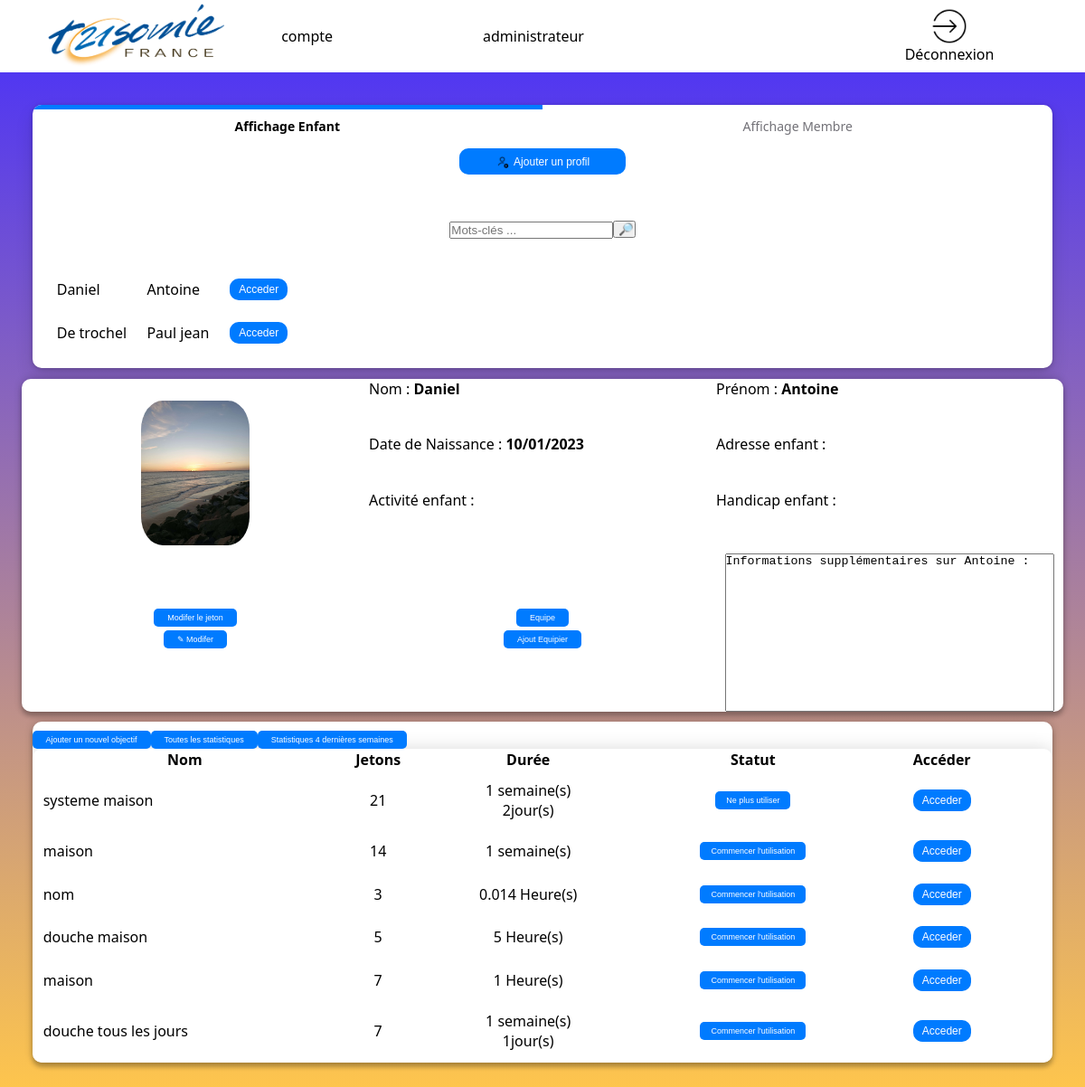
Screenshot of /page_admin.php?id=27 (signed in) with the database file from the repository.
### tables this page shows
CREATE TABLE `enfant` (
  `id_enfant` int(11) NOT NULL,
  `nom` varchar(50) NOT NULL,
  `prenom` varchar(50) NOT NULL,
  `date_naissance` date NOT NULL,
  `lien_jeton` varchar(100) DEFAULT NULL,
  `adresse` varchar(100) DEFAULT NULL,
  `activite` varchar(100) DEFAULT NULL,
  `handicap` varchar(100) DEFAULT NULL,
  `info_sup` varchar(1000) DEFAULT NULL,
  `photo_enfant` varchar(100) DEFAULT NULL,
  `visibilite` tinyint(4) NOT NULL DEFAULT 0
);

CREATE TABLE `objectif` (
  `id_objectif` int(11) NOT NULL,
  `intitule` varchar(50) DEFAULT NULL,
  `nom` varchar(500) NOT NULL,
  `nb_jetons` tinyint(4) DEFAULT NULL,
  `duree` double DEFAULT NULL,
  `lien_image` varchar(100) DEFAULT NULL,
  `priorite` int(11) DEFAULT NULL,
  `travaille` tinyint(1) DEFAULT NULL,
  `id_membre` int(11) NOT NULL,
  `id_enfant` int(11) NOT NULL,
  `type` int(1) NOT NULL,
  `visibilite` tinyint(4) NOT NULL DEFAULT 0
);

### page_admin.php (the view, shortened to what this page needs)
<!DOCTYPE html>
<html lang="fr" style="font-family: Arial,sans-serif;">
<?php
try {
    $linkpdo = new PDO("mysql:host=localhost;dbname=bddsae", "root", "");
}
catch (Exception $e) {
    die('Erreur : ' . $e->getMessage());
}
?>
<head>
    <link rel="stylesheet" href="style_admin.css">
</head>
<body>
    <header>
        <img class="logo-association" src="/sae-but2-s1/img/logo_trisomie.png" alt="logo de l'association">
        <?php
        $mail =  $_SESSION['login_user'];
        try {
            $res = $linkpdo->query("SELECT nom, prenom FROM membre where courriel='$mail' ORDER BY nom;");
        } catch (Exception $e) {
            die('Erreur : ' . $e->getMessage());
        }
        $double_tab = $res->fetchAll();
        $nombre_ligne = $res->rowCount();
        echo "<table>";
        for ($i = 0; $i < $nombre_ligne; $i++) {
            echo "<tr>";
            for ($y = 0; $y < 2; $y++) {
                echo "<td>";
                print_r(htmlspecialchars($double_tab[$i][$y]));
                echo "</td>";
            }
            echo "</tr>";
        }
        echo "</table>";
        ?>
        <div onclick="window.location.href ='logout.php';" class="h-deconnexion">
            <img class="img-deco" src="img/deconnexion.png" alt="Déconnexion"> Déconnexion
        </div>
    </header>
    <main>
        <nav  class="left-contenu">
                <ul class="scrolling-tabs nav-links gl-display-flex gl-flex-grow-1 gl-w-full nav gl-tabs-nav nav gl-tabs-nav">
                <li class="nav-item">
                    <a class="shortcuts-activity nav-link gl-tab-nav-item active gl-tab-nav-item-active" data-placement="" href="page_admin.php">Affichage Enfant</a>
                </li>
                <?php
                if ($_SESSION["role_user"] !=0) {
                    echo '<li class="nav-item">';
                    echo '<a data-placement="" class="nav-link gl-tab-nav-item" href="page_certif_compte.php">Affichage Membre</a>';
                    echo '</li>';
                }else{
                    echo '<li class="nav-item">';
                    echo '<a data-placement="" class="nav-link gl-tab-nav-item" href="mon_compte.php">Mon profil</a>';
                    echo '</li>';
                }
                ?>
            </ul>
            <?php
            if ($_SESSION["role_user"] == 1 or $_SESSION["role_user"] == 3) {
                echo '<div class="bouton_enfant">';
                echo '<button class="ajouter-enfant" type="button" onclick="openDialog(\'dialog1\', this)">Ajouter un profil  <img class="icone-ajouter-membre" src="img/ajouter-utilisateur.png" > </button>';
                echo '</div>';
            }
            ?>
            <?php
            if ($_SESSION["role_user"] != 2) {
                try {
                    if ($_SESSION["role_user"] == 1 or $_SESSION["role_user"] == 3) {
                        $res = $linkpdo->query('SELECT id_enfant, nom, prenom FROM enfant where visibilite = 0 ORDER BY nom');
                    } else {
                        $res = $linkpdo->query('SELECT id_enfant, nom, prenom FROM enfant where id_enfant in (select id_enfant from suivre where visibilite = 0  and id_membre=' . $_SESSION["logged_user"] . ')');
                    }
                } catch (Exception $e) {
                    die('Erreur : ' . $e->getMessage());
                }
                $double_tab = $res->fetchAll();
                $nombre_ligne = $res->rowCount();
                echo "<div class='liste-enfant'>";
                echo "<div class=\"recherche\">
                <form class='recherche' method=\"post\" action=\"search.php\">
                <div>
                <input class=\"input_recherche\" type=\"text\" placeholder=\"Mots-clés ...\" id=\"keywords\" name=\"keywords\" required>
                </div>
                <input class=\"bouton_recherche\" type=\"submit\" value=\" &#x1F50E;\">
                </form>
                </div>";
                echo "<table >";
                for ($i = 0; $i < $nombre_ligne; $i++) {
                    for ($y = 1; $y < 3; $y++) {
                        echo "<td>";
                        print_r(ucfirst(htmlspecialchars($double_tab[$i][$y])));
                        echo "</td>";
                    }
                    $identifiant = $double_tab[$i][0];
                    echo "<td>";
                    echo '<a href="page_admin.php?id=' . $identifiant . '"><button  class="acceder-information-enfant">Acceder</button> </a>';
                    echo "</td>";
                }
                echo "</table>";
            }
            ?>
            </div>
        </nav>
        <?php
        if (isset($_GET['id'])) {
            $id = $_GET['id'];
            try {
                $res = $linkpdo->query("SELECT * FROM enfant where id_enfant='$id'");
            } catch (Exception $e) {
                die('Erreur : ' . $e->getMessage());
            }
            $double_tab = $res->fetchAll();
            $nom_enfant = ucfirst($double_tab[0][1]);
            $prenom_enfant = ucfirst($double_tab[0][2]);
            $ddn_enfant = date_format(new DateTime(strval($double_tab[0][3])), 'd/m/Y');
            $adresse = $double_tab[0][5];
            $activite = $double_tab[0][6];
            $handicap = $double_tab[0][7];
            $info_sup = $double_tab[0][8];
            $photo_enfant = $double_tab[0][9];
            try {
                $res = $linkpdo->query("SELECT * FROM suivre natural join membre  where id_enfant='$id'");
            } catch (Exception $e) {
                die('Erreur : ' . $e->getMessage());
            }
        }
        ?>
        <nav class="right-contenu">
            <div class="section_enfant">
                <?php
                if (isset($_GET['id'])) {
                    echo "<div class=\"div-photo-enfant\">";
                    echo "<img class=\"photo-enfant\" src=\"".htmlspecialchars($photo_enfant)."\" alt=\"photo du visage de ".htmlspecialchars($prenom_enfant)."\">";
                    echo "</div>";
                    echo "<div class=\"case-3-infos\">";
                    echo "<p class=\"info\">  Nom :<strong> ".htmlspecialchars($nom_enfant)."</strong></p>";
                    echo "<p class=\"info\">Date de Naissance :<strong>  ".htmlspecialchars($ddn_enfant)." </strong></p>";
                    echo "<p class=\"info\">Activité enfant :<strong>  ".htmlspecialchars($activite )."    </strong></p>";
                    echo "</div>";
                    echo "<div class=\"case-3-infos\">";
                    echo "<p class=\"info\">Prénom : <strong> ".htmlspecialchars($prenom_enfant)."  </strong></p>";
                    echo "<p class=\"info\">Adresse enfant : <strong>  ".htmlspecialchars($adresse )."    </strong> </p>";
                    echo "<p class=\"info\">Handicap enfant :<strong>  ".htmlspecialchars($handicap)."     </strong></p>";
                    echo "</div>";
                    echo " <div class=\"div-modif-enfant\">";
                    if ($_SESSION["role_user"] == 1) {
                        echo '<a href="modif_enfant.php">
                        <button class="bouton-modif-enfant"> <span class="icon">&#x270E</span>   Modifer </button> </a>';
                        echo '<button class="bouton-equipe" type="button" onclick="openDialog(\'dialog5\', this)">Modifer le jeton</button>';
                    }
                    echo "</div>";
                    echo "<div class='div-liste-equipe'>";
                    echo "<div class='button-equipe'>";
                    echo '<button class="bouton-equipe" type="button" onclick="openDialog(\'dialog2\', this)">Ajout Equipier</button>';
                    echo "</div>";
                    echo '<button class="list_equipier" type="button" onclick="openDialog(\'dialog8\', this)">Equipe</button>';
                    echo '</div>';
                    echo "<div class='div-zone-texte'>";
                    echo "<textarea style=\"resize: none\">Informations supplémentaires sur " .htmlspecialchars($prenom_enfant) . " : " . htmlspecialchars($info_sup) . " </textarea>";
                    echo "</div>";
                    echo "</div>";
                    echo "<section class=\"nb-systeme\">";
                    if ($_SESSION["role_user"] == 1 or $_SESSION["role_user"] == 3) {
                        echo' <div style="display:flex">';
                        echo '   <a href="page_creatsystem.php"><button class="button_ajouter-objectif">Ajouter un nouvel objectif</button></a>';
                        echo '   <a href="statistiques.php"><button class="button_ajouter-objectif">Toutes les statistiques</button></a>';
                        echo '   <a href="statistiques_quatre_semaines.php"><button class="button_ajouter-objectif">Statistiques 4 dernières semaines</button></a>';
                        echo' </div>';                    }
                    try {
                        $res = $linkpdo->query('SELECT intitule, nb_jetons, duree, priorite, travaille, id_objectif FROM objectif where visibilite=0 and id_enfant=' . $id . ' ORDER BY priorite ');
                    } catch (Exception $e) {
                        die('Erreur : ' . $e->getMessage());
                    }
                    $double_tab = $res->fetchAll();
                    $nombre_ligne = $res->rowCount();
                    echo "<table class='affichage-objectif'>";
                    echo "<tr class='titre-objectif'>
                        <th>Nom</th>
                        <th>Jetons</th>
                        <th>Durée</th>
                        <th class='sms'>Message</th>
                        <th class='sms'>Statut</th>
                        <th>Statut</th>
                        <th>Accéder</th>
                        <th class='sup'>Archiver</th>
                        </tr>";
                    for ($i = 0; $i < $nombre_ligne; $i++) {
                        if ($_SESSION["role_user"] == 1 || $double_tab[$i][4] == 1or $_SESSION["role_user"] == 3) {
                            echo "<tr >";
                            echo "<td>";
                            print_r(htmlspecialchars($double_tab[$i][0]));
                            echo "</td>";
                            echo "<td>";
                            echo "<center>";
                            print_r(htmlspecialchars($double_tab[$i][1]));
                            echo "</center>";
                            echo "</td>";
                            echo "<td>";
                            $value = $double_tab[$i][2];
                            switch ($double_tab[$i][2]) {
                                case ($value < 24 ? $value : !$value):
                                    echo "<center>";
                                    print_r($double_tab[$i][2]);
                                    echo " Heure(s)";
                                    echo "</center>";
                                    break;
                                default:
                                    $semaines = intdiv($value, (7 * 24));
                                    $reste1 = $value % (7 * 24);
                                    echo "<center>";
                                    echo $semaines . " semaine(s) ";
                                    echo "</center>";
                                    if ($reste1 > 23) {
                                        if ($reste1 > 23) {
                                            $restejours = intdiv($reste1, 24);
                                            echo "<center>";
                                            echo $restejours . "jour(s)";
                                            echo "</center>";
                                        }
                                    } elseif ($reste1 > 0) {
                                        echo "<center>";
                                        echo $reste1 . "heure(s)";
                                        echo "</center>";
                                    }
                                    break;
                            }
                            echo "</td>";
                ?>
                    <?php
                            if ($double_tab[$i][4] == 1) {
                                print_r("En Utilisation");
                            } else {
                                print_r("Pas en utilisation");
                            }
                            if ($_SESSION["role_user"] == 1 or $_SESSION["role_user"] == 3) {
                                switch ($double_tab[$i][4]) {
                                    case 1:
                                        echo "<td>";
                                        echo "<center>";
                                        echo '<a href="utilisation.php?id_sys=' . $double_tab[$i][5] . '&valeur=0"><button class="status-objectif">Ne plus utiliser</button></a>';
                                        echo "</center>";
                                        echo "</td>";
                                        break;
                                    case 0:
                                        echo "<td>";
                                        echo "<center>";
                                        echo '<a href="utilisation.php?id_sys=' . $double_tab[$i][5] . '&valeur=1"><button class="status-objectif">Commencer l\'utilisation</button></a>';
                                        echo "</center>";
                                        echo "</td>";
                                        break;
                                }
                            }
                            echo "<td>";
                            echo "<center>";
                            echo '<a href="choix_sys.php?id_sys=' . $double_tab[$i][5] . '"><button class="objectif-acceder"> Acceder </button></a>';
                            echo "</center>";
                            echo "</td>";
                            echo "<td>";
                            echo "</td>";
                            echo "</tr>";
                        }
                    }
                    echo "</table>";
                    echo "</section>";
                } else {
                    echo "</section>";
                    echo "</div>";
                    echo "<section class=\"nb-systeme\">";
                    echo "</section>";
                }
                ?>
    </main>
</body>
</html>

### rows the page displays
enfant: value "Daniel", value "Antoine", photo_enfant (picture), nom "Daniel", date_naissance "10/01/2023", prenom "Antoine", prenom+info_sup "Informations supplémentaires sur Antoine :"
enfant: value "De trochel", value "Paul jean"
objectif: value "systeme maison 21", duree "1", duree "2"
objectif: value "maison 14", duree "1"
objectif: value "nom 3", duree "0.014"
objectif: value "douche maison 5", duree "5"
objectif: value "maison 7", duree "1"
objectif: value "douche tous les jours 7", duree "1"
